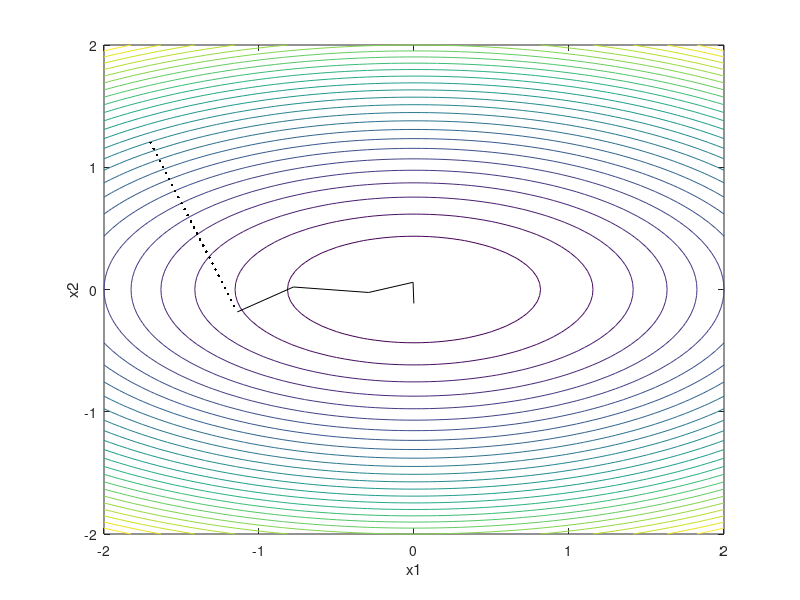

MATLAB code for this plot:
% 例程 7.5  使用巴尔齐莱‑博温步长
%  最速下降法示例
%  采用巴尔齐莱-博温（Barzilai-Borwein）步长
x1 = -2: 0.05: 2;
x2 = -2: 0.05: 2;
N = length(x1);
y = zeros(N, N);  %  预分配内存，存储函数值矩阵
%  计算所有网格点的函数值
for i = 1: N
for j = 1: N
y(j, i) = 2*(x1(i)^2) + 7*(x2(j)^2);
end;
end;
%  函数可视化
figure(1)
contour(x1, x2, y, 26);  hold on;
xlabel('x1');  ylabel('x2');
%  初始化计算所需向量
xi = zeros(2, 1);
xn = zeros(2, 1);
%  搜索过程
%  初始点
xi = [-1.7; 1.2];
yi = 2*(xi(1)^2) + 7*(xi(2)^2);
g = [(4*xi(1)); (14*xi(2))];  %  计算初始点的梯度
%  确定梯度在x1方向的符号
sg = 1;
if g(1) < 0
sg = -1;
end;
%  第一段搜索（沿初始梯度方向的一维搜索）
m = g(2)/g(1);  %  梯度方向的斜率
flag = 1;
yref = yi;
xn(1) = xi(1);
while flag == 1
xn(2) = m*(xn(1) - xi(1)) + xi(2);
y = 2*(xn(1)^2) + 7*(xn(2)^2);
if y > yref
flag = 0;
else
yref = y;
plot(xn(1), xn(2), 'k.');
xn(1) = xn(1) - (sg*0.02);
end;
end;
%  开始使用巴尔齐莱‑博温（BB）步长
%  后续多段搜索
for M = 1:4
so = xn - xi;
xi = xn;
gro = g;
g = [(4*xi(1)); (14*xi(2))];  %  计算新的梯度值
yo = g - gro;
%  计算B-B  长步长
Lalpha = (so'*so)/(so'*yo);
xn = xi - (Lalpha*g);
plot([xi(1), xn(1)], [xi(2), xn(2)], 'k-');
end;
